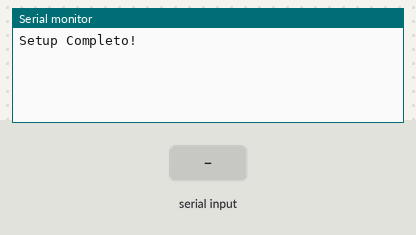
Bench run of a sketch on a simulated Arduino Uno, built with avr-gcc and run on an emulated ATmega328P. On the bench: the last lines printed to the serial monitor. The test bench sets the inputs (shaded band).

Above: at 2.2 s.
2.3 s: "OK\n" received over Serial
At 4.5 s:
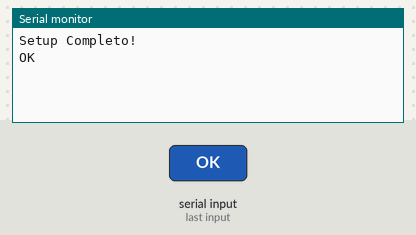
4.8 s: "1\n" received over the second serial link
At 5.8 s:
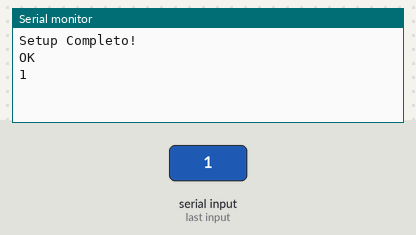
6.3 s: "0\n" received over Serial
At 7.61 s:
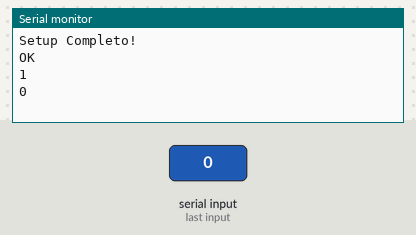
7.8 s: "2\n" received over the second serial link
At 9.3 s:
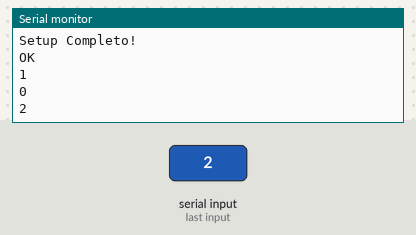

The sketch:

teste_em_condi__o.ino
```cpp
#include <SoftwareSerial.h>

//Porta do Arduino onde o pino RX do Módulo GSM esta conectado
#define TX_PIN 10

//Porta do Arduino onde o pino TX do Módulo GSM esta conectado
#define RX_PIN 11

//Cria comunicacao serial via software nas portas digitais definidas acima
SoftwareSerial serialGSM(RX_PIN, TX_PIN);


void setup()
{
  //Begin serial comunication with Arduino and Arduino IDE (Serial Monitor)
  Serial.begin(9600);
  while(!Serial);

  //Inicia comunicacao serial com o GSM
  serialGSM.listen();
  serialGSM.begin(9600);
  delay(1000);

  Serial.println("Setup Completo!");
}

//========================================================================================================================================================================================================

void loop()
{
  if(Serial.available())//Le as mensagens vindas do GSM para escrevê-las no monitor serial
  {
    char texto[20];
    String message;
    String confir="oi";

    message =Serial.readStringUntil("\r");//Define a menssagem com os dados vindos do GPRS
    Serial.println(message);
    sprintf(texto,"%s",message);
    serialGSM.write(texto);


    if(message.equals(confir))
    {
      Serial.println("certo");
    }
  }


  if(serialGSM.available())//Le as mensagens vindas do GSM para escrevê-las no monitor serial
  {
    char message;
    message =serialGSM.read();//Define a menssagem com os dados vindos do GPRS
    Serial.write(message);//O monitor lê essa menssagem e imprime na tela
    if(message == "OK")
    {
      Serial.println("certo");
    }
  }
}
```

Measured:
- after the input at 2.3 s, the serial monitor: prints a new line after 1.0 s (image 1)
- after the input at 4.8 s, the serial monitor: prints a new line at once (image 2)
- after the input at 6.3 s, the serial monitor: prints a new line after 1.0 s (image 3)
- after the input at 7.8 s, the serial monitor: prints a new line at once (image 4)
